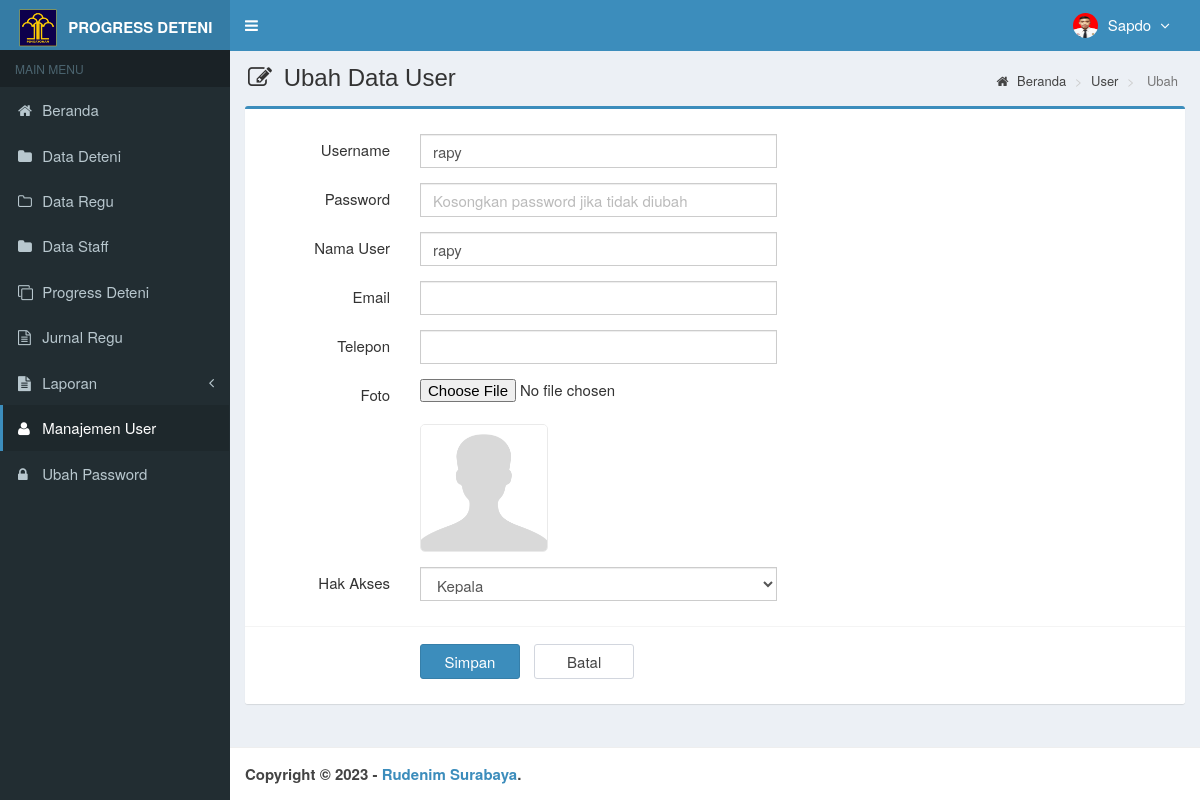
The app's page /main.php?module=form_user&form=edit&id=9 (signed in) with its own data.
### tables this page shows
CREATE TABLE `is_users` (
  `id_user` int(3) NOT NULL,
  `username` varchar(50) NOT NULL,
  `nama_user` varchar(50) NOT NULL,
  `password` varchar(50) NOT NULL,
  `email` varchar(50) DEFAULT NULL,
  `telepon` varchar(13) DEFAULT NULL,
  `foto` varchar(100) DEFAULT NULL,
  `hak_akses` enum('Super Admin','Kepala','Staff') NOT NULL,
  `status` enum('aktif','blokir') NOT NULL DEFAULT 'aktif',
  `created_at` timestamp NOT NULL DEFAULT current_timestamp(),
  `updated_at` timestamp NOT NULL DEFAULT current_timestamp() ON UPDATE current_timestamp()
);

### modules/user/form.php (the view, shortened to what this page needs)
<?php
if ($_GET['form']=='add') { ?>
  <section class="content-header">
    <h1>
      <i class="fa fa-edit icon-title"></i> Input User
    </h1>
    <ol class="breadcrumb">
      <li><a href="?module=beranda"><i class="fa fa-home"></i> Beranda </a></li>
      <li><a href="?module=user"> User </a></li>
      <li class="active"> Input </li>
    </ol>
  </section>
  <section class="content">
    <div class="row">
      <div class="col-md-12">
        <div class="box box-primary">
          <form role="form" class="form-horizontal" method="POST" action="modules/user/proses.php?act=insert" enctype="multipart/form-data">
            <div class="box-body">
              <div class="form-group">
                <label class="col-sm-2 control-label">Username</label>
                <div class="col-sm-5">
                  <input type="text" class="form-control" name="username" autocomplete="off" required>
                </div>
              </div>
              <div class="form-group">
                <label class="col-sm-2 control-label">Password</label>
                <div class="col-sm-5">
                  <input type="password" class="form-control" name="password" autocomplete="off" required>
                </div>
              </div>
              <div class="form-group">
                <label class="col-sm-2 control-label">Nama User</label>
                <div class="col-sm-5">
                  <input type="text" class="form-control" name="nama_user" autocomplete="off" required>
                </div>
              </div>
              <div class="form-group">
                <label class="col-sm-2 control-label">Hak Akses</label>
                <div class="col-sm-5">
                  <select class="form-control" name="hak_akses" required>
                    <option value=""></option>
                    <option value="Super Admin">Super Admin</option>
                    <option value="Kepala">Kepala</option>
                    <option value="Staff">Staff</option>
                  </select>
                </div>
              </div>
            </div>
            <div class="box-footer">
              <div class="form-group">
                <div class="col-sm-offset-2 col-sm-10">
                  <input type="submit" class="btn btn-primary btn-submit" name="simpan" value="Simpan">
                  <a href="?module=user" class="btn btn-default btn-reset">Batal</a>
                </div>
              </div>
            </div>
          </form>
        </div>
      </div>
    </div>
  </section>
<?php
}
elseif ($_GET['form']=='edit') {
  	if (isset($_GET['id'])) {
      $query = mysqli_query($mysqli, "SELECT * FROM is_users WHERE id_user='$_GET[id]'")
                                      or die('Ada kesalahan pada query tampil data user : '.mysqli_error($mysqli));
      $data  = mysqli_fetch_assoc($query);
  	}
?>
  <section class="content-header">
    <h1>
      <i class="fa fa-edit icon-title"></i> Ubah Data User
    </h1>
    <ol class="breadcrumb">
      <li><a href="?module=beranda"><i class="fa fa-home"></i> Beranda</a></li>
      <li><a href="?module=user"> User </a></li>
      <li class="active"> Ubah </li>
    </ol>
  </section>
  <section class="content">
    <div class="row">
      <div class="col-md-12">
        <div class="box box-primary">
          <form role="form" class="form-horizontal" method="POST" action="modules/user/proses.php?act=update" enctype="multipart/form-data">
            <div class="box-body">
              <div class="form-group">
                <label class="col-sm-2 control-label">Username</label>
                <div class="col-sm-5">
                  <input type="text" class="form-control" name="username" autocomplete="off" value="<?php echo $data['username']; ?>" required>
                </div>
              </div>
              <div class="form-group">
                <label class="col-sm-2 control-label">Password</label>
                <div class="col-sm-5">
                  <input type="password" class="form-control" name="password" autocomplete="off" placeholder="Kosongkan password jika tidak diubah">
                </div>
              </div>
              <div class="form-group">
                <label class="col-sm-2 control-label">Nama User</label>
                <div class="col-sm-5">
                  <input type="text" class="form-control" name="nama_user" autocomplete="off" value="<?php echo $data['nama_user']; ?>" required>
                </div>
              </div>
              <div class="form-group">
                <label class="col-sm-2 control-label">Email</label>
                <div class="col-sm-5">
                  <input type="email" class="form-control" name="email" autocomplete="off" value="<?php echo $data['email']; ?>">
                </div>
              </div>
              <div class="form-group">
                <label class="col-sm-2 control-label">Telepon</label>
                <div class="col-sm-5">
                  <input type="text" class="form-control" name="telepon" autocomplete="off" maxlength="13" onKeyPress="return goodchars(event,'0123456789',this)" value="<?php echo $data['telepon']; ?>">
                </div>
              </div>
            <div class="form-group">
                <label class="col-sm-2 control-label">Foto</label>
                <div class="col-sm-5">
                  <input type="file" name="foto">
                  <br/>
                <?php
                if ($data['foto']=="") { ?>
                  <img style="border:1px solid #eaeaea;border-radius:5px;" src="images/user/user-default.png" width="128">
                <?php
                }
                else { ?>
                  <img style="border:1px solid #eaeaea;border-radius:5px;" src="images/user/<?php echo $data['foto']; ?>" width="128">
                <?php
                }
                ?>
                </div>
              </div>
              <div class="form-group">
                <label class="col-sm-2 control-label">Hak Akses</label>
                <div class="col-sm-5">
                  <select class="form-control" name="hak_akses" required>
                    <option value="<?php echo $data['hak_akses']; ?>"><?php echo $data['hak_akses']; ?></option>
                  </select>
                </div>
              </div>
            </div>
            <div class="box-footer">
              <div class="form-group">
                <div class="col-sm-offset-2 col-sm-10">
                  <input type="submit" class="btn btn-primary btn-submit" name="simpan" value="Simpan">
                  <a href="?module=user" class="btn btn-default btn-reset">Batal</a>
                </div>
              </div>
            </div>
          </form>
        </div>
      </div>
    </div>
  </section>
<?php
}
?>

### top-menu.php (shortened to what this page needs)
<?php
require_once "config/database.php";
$query = mysqli_query($mysqli, "SELECT id_user, nama_user, foto, hak_akses FROM is_users WHERE id_user='$_SESSION[id_user]'")
  or die('Ada kesalahan pada query tampil Manajemen User: ' . mysqli_error($mysqli));
$data = mysqli_fetch_assoc($query);
?>
<li class="dropdown user user-menu">
  <a href="#" class="dropdown-toggle" data-toggle="dropdown">
    <?php
    if ($data['foto'] == "") { ?>
      <img src="images/user/user-default.png" class="user-image" alt="User Image" />
    <?php
    } else { ?>
      <img src="images/user/<?php echo $data['foto']; ?>" class="user-image" alt="User Image" />
    <?php
    }
    ?>
    <span class="hidden-xs"><?php echo $data['nama_user']; ?> <i style="margin-left:5px" class="fa fa-angle-down"></i></span>
  </a>
</li>

### assets/css/style.css (style rules this page uses)
.form-horizontal .control-label { margin-bottom: 0; padding-top: 5px; text-align: right; }
label { display: inline-block; font-size: 15px; font-weight: 400; margin-bottom: 5px; max-width: 100%; }
.form-control { background-color: #fff; background-image: none; border: 1px solid #ccc; border-radius: 4px; box-shadow: 0 1px 1px rgba(0, 0, 0, 0.075) inset; color: #555; display: block; font-size: 15px; height: 34px; line-height: 1.42857; padding: 6px 12px; transition: border-color 0.15s ease-in-out 0s, box-shadow 0.15s ease-in-out 0s; width: 100%; }
.btn-default { background-color: #fff; border-color: #d2d6de; color: #444; }
.content-header { padding: 15px 18px 0; position: relative; }
.content-header > .breadcrumb { background: transparent none repeat scroll 0 0; border-radius: 2px; float: right; font-size: 13px; margin-bottom: 0; margin-top: 0; padding: 7px 12px; position: absolute; right: 10px; top: 15px; }
.btn-submit { width: 100px; margin-top: 7px; margin-right: 10px; font-size: 15px; }
.btn-reset { width: 100px; margin-top: 7px; font-size: 15px; }
.icon-title { margin-right: 5px; }
body { background-color: #fff; color: #333; font-size: 15px; line-height: 1.42857; }

### records on screen
is_users: foto (picture), nama_user "Sapdo"
is_users: username "rapy", nama_user "rapy", hak_akses "Kepala"
